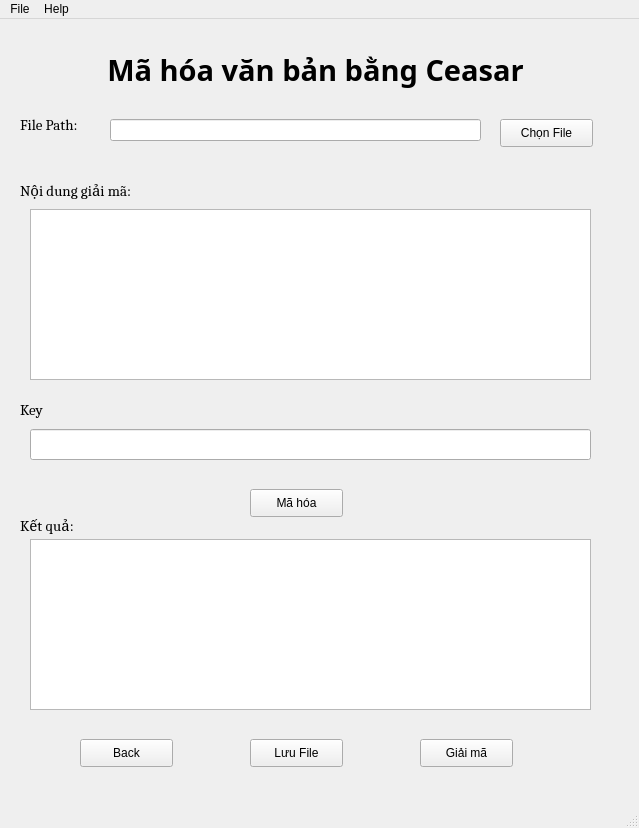
<?xml version="1.0" encoding="UTF-8"?>
<ui version="4.0">
 <class>MainWindow</class>
 <widget class="QMainWindow" name="MainWindow">
  <property name="geometry">
   <rect>
    <x>0</x>
    <y>0</y>
    <width>639</width>
    <height>828</height>
   </rect>
  </property>
  <property name="windowTitle">
   <string>MainWindow</string>
  </property>
  <widget class="QWidget" name="centralwidget">
   <widget class="QLabel" name="label">
    <property name="geometry">
     <rect>
      <x>60</x>
      <y>0</y>
      <width>511</width>
      <height>101</height>
     </rect>
    </property>
    <property name="font">
     <font>
      <family>Sitka Heading Semibold</family>
      <pointsize>22</pointsize>
      <weight>75</weight>
      <bold>true</bold>
     </font>
    </property>
    <property name="text">
     <string>Mã hóa văn bản bằng Ceasar</string>
    </property>
    <property name="alignment">
     <set>Qt::AlignCenter</set>
    </property>
   </widget>
   <widget class="QLabel" name="label_2">
    <property name="geometry">
     <rect>
      <x>20</x>
      <y>90</y>
      <width>81</width>
      <height>31</height>
     </rect>
    </property>
    <property name="font">
     <font>
      <family>Cambria</family>
      <pointsize>11</pointsize>
      <weight>50</weight>
      <bold>false</bold>
     </font>
    </property>
    <property name="text">
     <string>File Path:</string>
    </property>
   </widget>
   <widget class="QLineEdit" name="EdtPath">
    <property name="geometry">
     <rect>
      <x>110</x>
      <y>100</y>
      <width>371</width>
      <height>22</height>
     </rect>
    </property>
   </widget>
   <widget class="QPushButton" name="btnChonFile">
    <property name="geometry">
     <rect>
      <x>500</x>
      <y>100</y>
      <width>93</width>
      <height>28</height>
     </rect>
    </property>
    <property name="font">
     <font>
      <pointsize>9</pointsize>
     </font>
    </property>
    <property name="text">
     <string>Chọn File</string>
    </property>
   </widget>
   <widget class="QLabel" name="label_3">
    <property name="geometry">
     <rect>
      <x>20</x>
      <y>150</y>
      <width>171</width>
      <height>41</height>
     </rect>
    </property>
    <property name="font">
     <font>
      <family>Cambria</family>
      <pointsize>11</pointsize>
      <weight>50</weight>
      <bold>false</bold>
     </font>
    </property>
    <property name="text">
     <string>Nội dung giải mã:</string>
    </property>
   </widget>
   <widget class="QPushButton" name="btnMaHoaCaesar">
    <property name="geometry">
     <rect>
      <x>250</x>
      <y>470</y>
      <width>93</width>
      <height>28</height>
     </rect>
    </property>
    <property name="font">
     <font>
      <pointsize>9</pointsize>
     </font>
    </property>
    <property name="text">
     <string>Mã hóa</string>
    </property>
   </widget>
   <widget class="QLabel" name="label_4">
    <property name="geometry">
     <rect>
      <x>20</x>
      <y>490</y>
      <width>141</width>
      <height>31</height>
     </rect>
    </property>
    <property name="font">
     <font>
      <family>Cambria</family>
      <pointsize>11</pointsize>
      <weight>50</weight>
      <bold>false</bold>
     </font>
    </property>
    <property name="text">
     <string>Kết quả:</string>
    </property>
   </widget>
   <widget class="QPushButton" name="btnSave">
    <property name="geometry">
     <rect>
      <x>250</x>
      <y>720</y>
      <width>93</width>
      <height>28</height>
     </rect>
    </property>
    <property name="font">
     <font>
      <pointsize>9</pointsize>
     </font>
    </property>
    <property name="text">
     <string>Lưu File</string>
    </property>
   </widget>
   <widget class="QPushButton" name="btnBack">
    <property name="geometry">
     <rect>
      <x>80</x>
      <y>720</y>
      <width>93</width>
      <height>28</height>
     </rect>
    </property>
    <property name="font">
     <font>
      <pointsize>9</pointsize>
     </font>
    </property>
    <property name="text">
     <string>Back</string>
    </property>
   </widget>
   <widget class="QPushButton" name="btnGiaiMa">
    <property name="geometry">
     <rect>
      <x>420</x>
      <y>720</y>
      <width>93</width>
      <height>28</height>
     </rect>
    </property>
    <property name="font">
     <font>
      <pointsize>9</pointsize>
     </font>
    </property>
    <property name="text">
     <string>Giải mã</string>
    </property>
   </widget>
   <widget class="QTextEdit" name="result">
    <property name="geometry">
     <rect>
      <x>30</x>
      <y>520</y>
      <width>561</width>
      <height>171</height>
     </rect>
    </property>
   </widget>
   <widget class="QLabel" name="label_5">
    <property name="geometry">
     <rect>
      <x>20</x>
      <y>370</y>
      <width>41</width>
      <height>41</height>
     </rect>
    </property>
    <property name="font">
     <font>
      <family>Cambria</family>
      <pointsize>11</pointsize>
      <weight>50</weight>
      <bold>false</bold>
     </font>
    </property>
    <property name="text">
     <string>Key</string>
    </property>
   </widget>
   <widget class="QLineEdit" name="lineEdit">
    <property name="geometry">
     <rect>
      <x>30</x>
      <y>410</y>
      <width>561</width>
      <height>31</height>
     </rect>
    </property>
   </widget>
   <widget class="QTextEdit" name="input">
    <property name="geometry">
     <rect>
      <x>30</x>
      <y>190</y>
      <width>561</width>
      <height>171</height>
     </rect>
    </property>
   </widget>
  </widget>
  <widget class="QMenuBar" name="menubar">
   <property name="geometry">
    <rect>
     <x>0</x>
     <y>0</y>
     <width>639</width>
     <height>26</height>
    </rect>
   </property>
   <widget class="QMenu" name="menuFile">
    <property name="title">
     <string>File</string>
    </property>
    <addaction name="actionOpen_File"/>
    <addaction name="actionSave_File"/>
    <addaction name="separator"/>
    <addaction name="actionExit"/>
   </widget>
   <widget class="QMenu" name="menuHelp">
    <property name="title">
     <string>Help</string>
    </property>
   </widget>
   <addaction name="menuFile"/>
   <addaction name="menuHelp"/>
  </widget>
  <widget class="QStatusBar" name="statusbar"/>
  <action name="actionOpen_File">
   <property name="text">
    <string>Open File</string>
   </property>
  </action>
  <action name="actionSave_File">
   <property name="text">
    <string>Save</string>
   </property>
  </action>
  <action name="actionExit">
   <property name="text">
    <string>Exit</string>
   </property>
  </action>
 </widget>
 <resources/>
 <connections/>
</ui>
